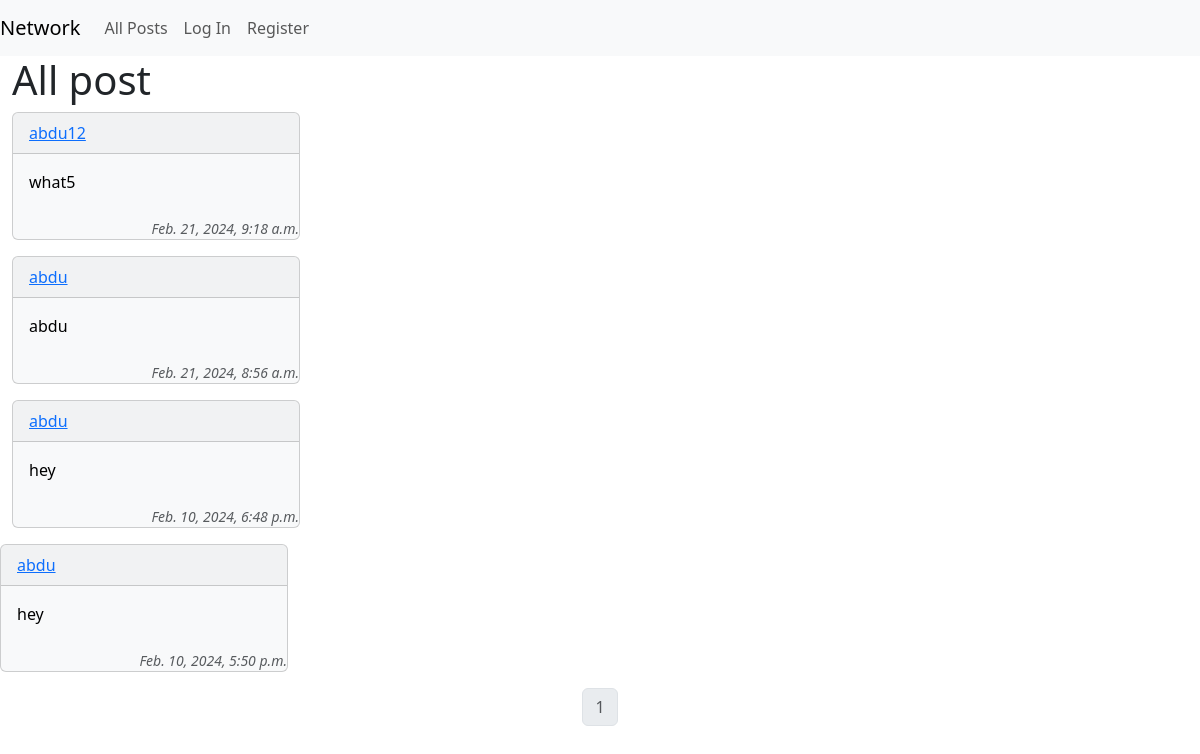
Before: / with the older database file.
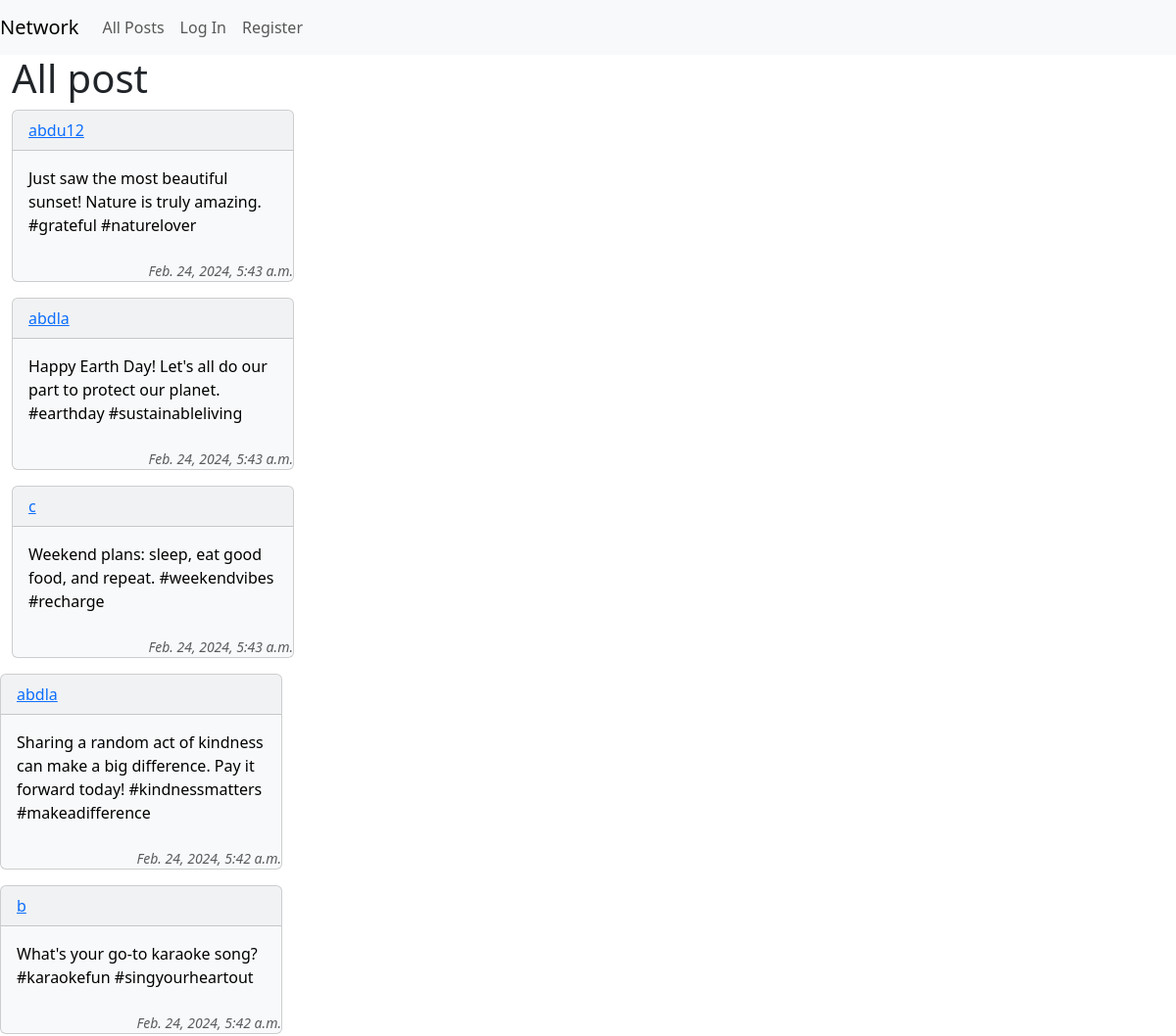
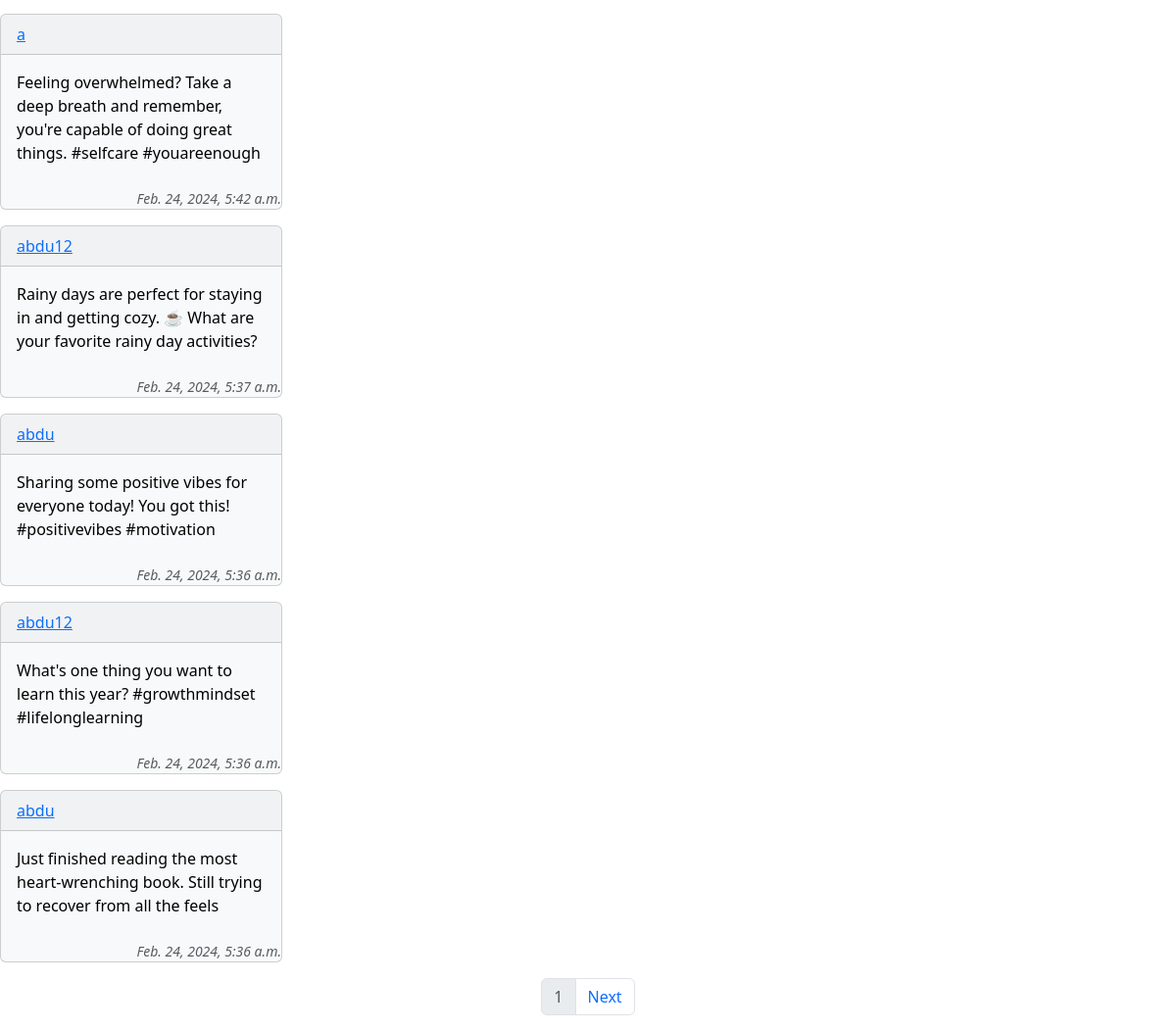
After: the same page with the newer database file (2 pictures, top to bottom).
### network/models.py (models this page shows, shortened)
class Post(models.Model):
    user = models.ForeignKey(User, on_delete=models.CASCADE)
    content = models.TextField()
    timestamp = models.DateTimeField(auto_now_add=True)

class User(AbstractUser):
    pass

### network/views.py (the view)
# urls.py: path("", views.index, name="index"),
def index(request):
    allposts = Post.objects.all().order_by("timestamp").reverse()
    allLikes =Likes.objects.all()
    whoYouLiked = []
    try:
        for like in allLikes:
            if like.user.id == request.user.id == request.user.id:
                whoYouLiked.append(like.post.pk)
    except:
        whoYouLiked = []
    posts = Paginator(allposts, 10)
    pageNumber = request.GET.get('page')
    page_obj = posts.get_page(pageNumber)
    return render(request, "network/allpost.html", {
        "page_obj" : page_obj,
        "whoYouLiked" : whoYouLiked
    })

### network/templates/network/allpost.html (shortened to what this page needs)
{% extends "network/layout.html" %}
{% block body %}
<div>
      <h1>All post</h1>
  <div class="row row-cols-1 row-cols-md-2 g-4">
    {% for post in page_obj %}
      <div class="col">
        <div class="card text-bg-light mb-3" style="max-width: 18rem;">
          <div class="card-header"><a href="{% url 'profile' user_id=post.user.pk %}">{{post.user}}</a></div>
          <div class="card-body" style="text-align: left;">
            <p class="card-title" id="content_{{post.pk}}">{{post.content}}</p>
              </div>
              <small class="card-text" style="text-align: right;"><i class="text-body-secondary" >{{post.timestamp}}</i></small>
          </div>
        </div>
      </div>
    {% endfor%}
      <div>
        <nav aria-label="Page navigation example">
            <ul class="pagination justify-content-center">
              <li class="page-item disabled">
                <a class="page-link" href="#">{{ page_obj.number }}</a>
              </li>
              {% if page_obj.has_next %}
              <li class="page-item">
                <a class="page-link" href="?page={{ page_obj.next_page_number }}">Next</a>
              </li>
              {% endif%}
            </ul>
          </nav>
      </div>
{% endblock %}

Changed rows visible on the page:
no longer on this page (row unchanged): Post: user "abdu12", content "what5", timestamp "Feb. 21, 2024, 9:18 a.m."
no longer on this page (row unchanged): Post: user "abdu", content "abdu", timestamp "Feb. 21, 2024, 8:56 a.m."
no longer on this page (row unchanged): Post: user "abdu", content "hey", timestamp "Feb. 10, 2024, 6:48 p.m."
no longer on this page (row unchanged): Post: user "abdu", content "hey", timestamp "Feb. 10, 2024, 5:50 p.m."
added Post: user "abdu12", content "Just saw the most beautiful sunset! Nature is truly amazing. #grateful #naturelover", timestamp "Feb. 24, 2024, 5:43 a.m."
added Post: user "abdla", content "Happy Earth Day! Let's all do our part to protect our planet. #earthday #sustainableliving", timestamp "Feb. 24, 2024, 5:43 a.m."
added Post: user "c", content "Weekend plans: sleep, eat good food, and repeat. #weekendvibes #recharge", timestamp "Feb. 24, 2024, 5:43 a.m."
added Post: user "abdla", content "Sharing a random act of kindness can make a big difference. Pay it forward today! #kindnessmatters #makeadifference", timestamp "Feb. 24, 2024, 5:42 a.m."
added Post: user "b", content "What's your go-to karaoke song? #karaokefun #singyourheartout", timestamp "Feb. 24, 2024, 5:42 a.m."
added Post: user "a", content "Feeling overwhelmed? Take a deep breath and remember, you're capable of doing great things. #selfcare #youareenough", timestamp "Feb. 24, 2024, 5:42 a.m."
added Post: user "abdu12", content "Rainy days are perfect for staying in and getting cozy. ️☕️ What are your favorite rainy day activities?", timestamp "Feb. 24, 2024, 5:37 a.m."
added Post: user "abdu", content "Sharing some positive vibes for everyone today! You got this! #positivevibes #motivation", timestamp "Feb. 24, 2024, 5:36 a.m."
added Post: user "abdu12", content "What's one thing you want to learn this year? #growthmindset #lifelonglearning", timestamp "Feb. 24, 2024, 5:36 a.m."
added Post: user "abdu", content "Just finished reading the most heart-wrenching book. Still trying to recover from all the feels", timestamp "Feb. 24, 2024, 5:36 a.m."
Other visible differences:
text now shown: "Next"
